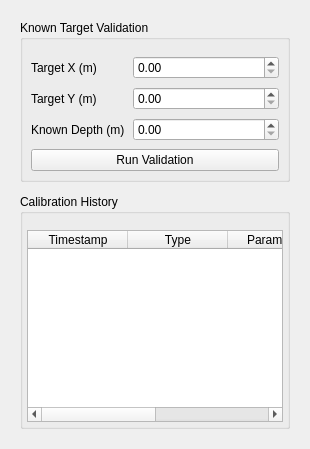
          <widget class="QWidget" name="subTabValid">
           <attribute name="title">
            <string>Validation</string>
           </attribute>
           <layout class="QVBoxLayout" name="validLay">
            <property name="spacing">
             <number>12</number>
            </property>
            <property name="leftMargin">
             <number>20</number>
            </property>
            <property name="topMargin">
             <number>20</number>
            </property>
            <property name="rightMargin">
             <number>20</number>
            </property>
            <property name="bottomMargin">
             <number>20</number>
            </property>
            <item>
             <widget class="QGroupBox" name="grpKnownTarget">
              <property name="title">
               <string>Known Target Validation</string>
              </property>
              <layout class="QFormLayout" name="ktForm">
               <property name="horizontalSpacing">
                <number>8</number>
               </property>
               <property name="verticalSpacing">
                <number>8</number>
               </property>
               <property name="leftMargin">
                <number>8</number>
               </property>
               <property name="topMargin">
                <number>16</number>
               </property>
               <property name="rightMargin">
                <number>8</number>
               </property>
               <property name="bottomMargin">
                <number>8</number>
               </property>
               <item row="0" column="0">
                <widget class="QLabel" name="lblKTX">
                 <property name="text">
                  <string>Target X (m)</string>
                 </property>
                </widget>
               </item>
               <item row="0" column="1">
                <widget class="QDoubleSpinBox" name="spinKTX">
                 <property name="decimals">
                  <number>2</number>
                 </property>
                </widget>
               </item>
               <item row="1" column="0">
                <widget class="QLabel" name="lblKTY">
                 <property name="text">
                  <string>Target Y (m)</string>
                 </property>
                </widget>
               </item>
               <item row="1" column="1">
                <widget class="QDoubleSpinBox" name="spinKTY">
                 <property name="decimals">
                  <number>2</number>
                 </property>
                </widget>
               </item>
               <item row="2" column="0">
                <widget class="QLabel" name="lblKTD">
                 <property name="text">
                  <string>Known Depth (m)</string>
                 </property>
                </widget>
               </item>
               <item row="2" column="1">
                <widget class="QDoubleSpinBox" name="spinKTD">
                 <property name="decimals">
                  <number>2</number>
                 </property>
                </widget>
               </item>
               <item row="3" column="0" colspan="2">
                <widget class="QPushButton" name="btnValidate">
                 <property name="text">
                  <string>Run Validation</string>
                 </property>
                </widget>
               </item>
              </layout>
             </widget>
            </item>
            <item>
             <widget class="QGroupBox" name="grpCalHist">
              <property name="title">
               <string>Calibration History</string>
              </property>
              <layout class="QVBoxLayout" name="calHistLay">
               <property name="leftMargin">
                <number>4</number>
               </property>
               <property name="topMargin">
                <number>16</number>
               </property>
               <property name="rightMargin">
                <number>4</number>
               </property>
               <property name="bottomMargin">
                <number>4</number>
               </property>
               <item>
                <widget class="QTableWidget" name="tableCalHist">
                 <property name="editTriggers">
                  <set>QAbstractItemView::NoEditTriggers</set>
                 </property>
                 <property name="selectionMode">
                  <enum>QAbstractItemView::NoSelection</enum>
                 </property>
                 <attribute name="horizontalHeaderStretchLastSection">
                  <bool>true</bool>
                 </attribute>
                 <attribute name="verticalHeaderVisible">
                  <bool>false</bool>
                 </attribute>
                 <column>
                  <property name="text">
                   <string>Timestamp</string>
                  </property>
                 </column>
                 <column>
                  <property name="text">
                   <string>Type</string>
                  </property>
                 </column>
                 <column>
                  <property name="text">
                   <string>Parameters</string>
                  </property>
                 </column>
                 <column>
                  <property name="text">
                   <string>Confidence</string>
                  </property>
                 </column>
                </widget>
               </item>
              </layout>
             </widget>
            </item>
           </layout>
          </widget>
